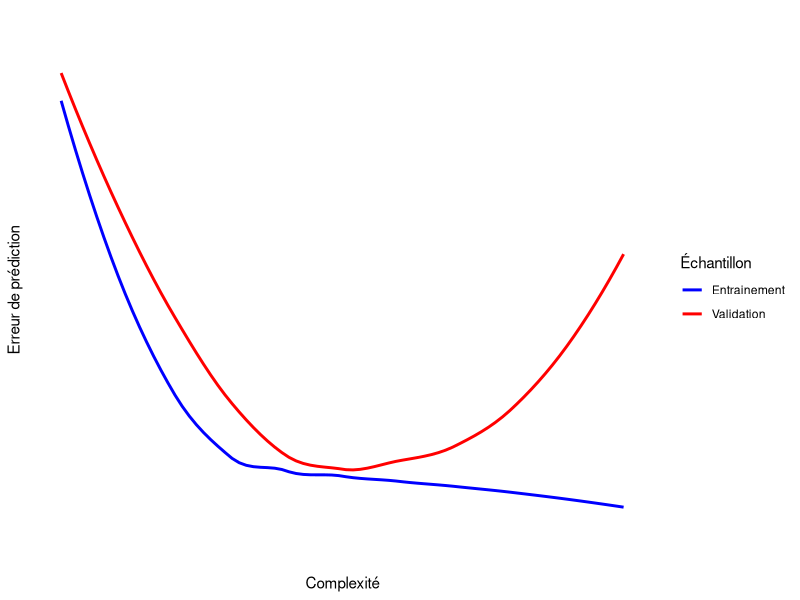

Write R code to recreate this figure.
library(ggplot2)

dat <- data.frame(x=0:10,y=c(4,2,1,0.6,0.5,0.4,0.35,0.3,0.25,0.2,0.1),z=c(4,3,2,1,0.5,0.5,0.6,0.7,0.9,1.5,2.5))

ggplot()+
  geom_smooth(aes(x=x,y=y,color="Entrainement"),data=dat,method = "loess",se = F)+
  geom_smooth(aes(x=x,y=z,color="Validation"),data=dat,se=F)+
  scale_color_manual(c("Entrainement","Validation"),values = c("blue","red"),name="Échantillon")+
  theme_classic()+
  scale_x_discrete("Complexité")+
  scale_y_discrete("Erreur de prédiction")



